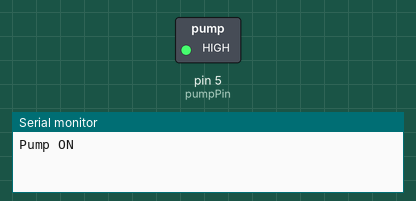
Bench run of a sketch on a simulated Arduino Uno, built with avr-gcc and run on an emulated ATmega328P. On the bench: switched loads named in the sketch (green lamp = pin HIGH), the last lines printed to the serial monitor.

Above: at 2.5 s.
At 7.5 s:
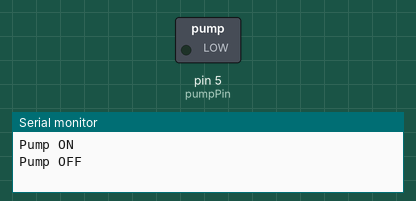
Timing chart, 0 to 13.0 s (numbered marks = the images above):
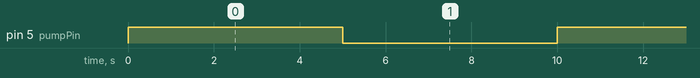

Measured:
- by itself, pin 5 (pumpPin): alternates HIGH for 5.0 s and LOW for 5.0 s

The sketch:

pump_control.ino
```cpp
const int pumpPin = 5;  // GPIO pin connected to the water pump

void setup() {
  pinMode(pumpPin, OUTPUT);
  Serial.begin(9600);
}

void loop() {
  // Turn on the water pump
  digitalWrite(pumpPin, HIGH);
  Serial.println("Pump ON");
  delay(5000);  // Run the pump for 5 seconds

  // Turn off the water pump
  digitalWrite(pumpPin, LOW);
  Serial.println("Pump OFF");
  delay(5000);  // Wait for 5 seconds before turning it on again
}
```
